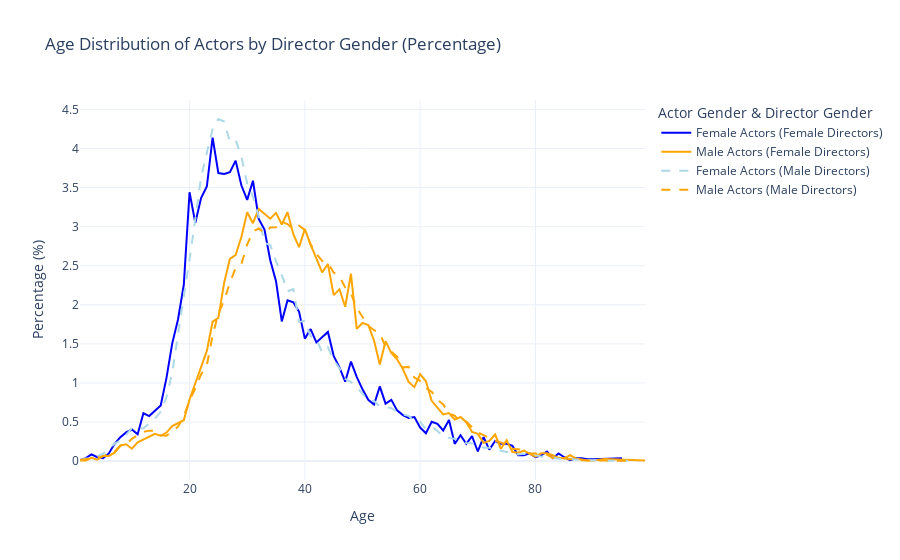

The code cell stored with this chart in its notebook:
### Code cell
import plotly.graph_objects as go

# Filter and clean data
char_female_directed_age = char_female_directed[
    (~char_female_directed['actor_age'].isnull()) & 
    (char_female_directed['actor_age'] < 100) & 
    (char_female_directed['actor_age'] > 0)
]

char_male_directed_age = char_male_directed[
    (~char_male_directed['actor_age'].isnull()) & 
    (char_male_directed['actor_age'] < 100) & 
    (char_male_directed['actor_age'] > 0)
]

# Prepare normalized percentage data for female directors
female_directed_female = char_female_directed_age[char_female_directed_age['actor_gender'] == 'F']['actor_age']
female_directed_male = char_female_directed_age[char_female_directed_age['actor_gender'] == 'M']['actor_age']

female_female_percentage = female_directed_female.value_counts(normalize=True).sort_index() * 100
female_male_percentage = female_directed_male.value_counts(normalize=True).sort_index() * 100

# Prepare normalized percentage data for male directors
male_directed_female = char_male_directed_age[char_male_directed_age['actor_gender'] == 'F']['actor_age']
male_directed_male = char_male_directed_age[char_male_directed_age['actor_gender'] == 'M']['actor_age']

male_female_percentage = male_directed_female.value_counts(normalize=True).sort_index() * 100
male_male_percentage = male_directed_male.value_counts(normalize=True).sort_index() * 100

# Create percentage plots
fig = go.Figure()

# Female directors
fig.add_trace(go.Scatter(
    x=female_female_percentage.index,
    y=female_female_percentage.values,
    mode='lines',
    name="Female Actors (Female Directors)",
    line=dict(color='blue')
))
fig.add_trace(go.Scatter(
    x=female_male_percentage.index,
    y=female_male_percentage.values,
    mode='lines',
    name="Male Actors (Female Directors)",
    line=dict(color='orange')
))

# Male directors
fig.add_trace(go.Scatter(
    x=male_female_percentage.index,
    y=male_female_percentage.values,
    mode='lines',
    name="Female Actors (Male Directors)",
    line=dict(color='lightblue', dash='dash')
))
fig.add_trace(go.Scatter(
    x=male_male_percentage.index,
    y=male_male_percentage.values,
    mode='lines',
    name="Male Actors (Male Directors)",
    line=dict(color='orange', dash='dash')
))

# Layout adjustments
fig.update_layout(
    title="Age Distribution of Actors by Director Gender (Percentage)",
    xaxis_title="Age",
    yaxis_title="Percentage (%)",
    legend_title="Actor Gender & Director Gender",
    template="plotly_white"
)

# Show the plot
fig.show()

### Figure 1 — Plotly figure (JSON) as saved in the notebook; plotly's stock layout.template omitted (floating-point values rounded to 4 significant figures)
{"data": [{"line": {"color": "blue"}, "mode": "lines", "name": "Female Actors (Female Directors)", "type": "scatter", "x": [1, 2, 3, 4, 5, 6, 7, 8, 9, 10, 11, 12, 13, 14, 15, 16, 17, 18, 19, 20, 21, 22, 23, 24, 25, 26, 27, 28, 29, 30, 31, 32, 33, 34, 35, 36, 37, 38, 39, 40, 41, 42, 43, 44, 45, 46, 47, 48, 49, 50, 51, 52, 53, 54, 55, 56, 57, 58, 59, 60, 61, 62, 63, 64, 65, 66, 67, 68, 69, 70, 71, 72, 73, 74, 75, 76, 77, 78, 79, 80, 81, 82, 83, 84, 85, 86, 87, 88, 89, 90, 95], "y": [0.01224, 0.03673, 0.08571, 0.04898, 0.03673, 0.09796, 0.2204, 0.3061, 0.3673, 0.4041, 0.3428, 0.6122, 0.5755, 0.649, 0.7102, 1.065, 1.506, 1.812, 2.253, 3.441, 3.049, 3.367, 3.514, 4.139, 3.686, 3.673, 3.698, 3.845, 3.526, 3.343, 3.588, 3.098, 2.963, 2.571, 2.302, 1.788, 2.057, 2.033, 1.91, 1.567, 1.69, 1.518, 1.592, 1.653, 1.347, 1.2, 1.016, 1.273, 1.078, 0.9183, 0.7836, 0.7224, 0.9551, 0.7347, 0.7836, 0.649, 0.5877, 0.551, 0.5632, 0.4286, 0.3551, 0.502, 0.4775, 0.3918, 0.5265, 0.2204, 0.3306, 0.2204, 0.3184, 0.1224, 0.3061, 0.1469, 0.2571, 0.2204, 0.2204, 0.1959, 0.07347, 0.07347, 0.09796, 0.04898, 0.07347, 0.1224, 0.03673, 0.09796, 0.04898, 0.01224, 0.03673, 0.03673, 0.02449, 0.02449, 0.03673]}, {"line": {"color": "orange"}, "mode": "lines", "name": "Male Actors (Female Directors)", "type": "scatter", "x": [1, 2, 3, 4, 5, 6, 7, 8, 9, 10, 11, 12, 13, 14, 15, 16, 17, 18, 19, 20, 21, 22, 23, 24, 25, 26, 27, 28, 29, 30, 31, 32, 33, 34, 35, 36, 37, 38, 39, 40, 41, 42, 43, 44, 45, 46, 47, 48, 49, 50, 51, 52, 53, 54, 55, 56, 57, 58, 59, 60, 61, 62, 63, 64, 65, 66, 67, 68, 69, 70, 71, 72, 73, 74, 75, 76, 77, 78, 79, 80, 81, 82, 83, 84, 85, 86, 87, 88, 89, 90, 92, 99], "y": [0.008295, 0.008295, 0.04148, 0.01659, 0.06636, 0.06636, 0.1078, 0.1991, 0.2157, 0.1576, 0.2406, 0.2737, 0.3152, 0.3484, 0.3235, 0.365, 0.4479, 0.4811, 0.5226, 0.7881, 0.9954, 1.178, 1.41, 1.783, 1.833, 2.281, 2.588, 2.638, 2.87, 3.185, 3.044, 3.227, 3.161, 3.102, 3.177, 3.028, 3.185, 2.903, 2.737, 2.97, 2.771, 2.58, 2.414, 2.522, 2.124, 2.198, 1.974, 2.397, 1.692, 1.767, 1.742, 1.543, 1.236, 1.535, 1.385, 1.302, 1.178, 1.012, 0.9457, 1.112, 1.02, 0.7715, 0.6802, 0.5973, 0.6139, 0.5309, 0.5641, 0.4977, 0.3733, 0.3484, 0.2323, 0.2572, 0.3401, 0.1576, 0.2655, 0.1161, 0.1078, 0.1327, 0.09125, 0.05807, 0.09954, 0.09954, 0.07466, 0.04148, 0.03318, 0.07466, 0.03318, 0.01659, 0.008295, 0.008295, 0.02489, 0.008295]}, {"line": {"color": "lightblue", "dash": "dash"}, "mode": "lines", "name": "Female Actors (Male Directors)", "type": "scatter", "x": [1, 2, 3, 4, 5, 6, 7, 8, 9, 10, 11, 12, 13, 14, 15, 16, 17, 18, 19, 20, 21, 22, 23, 24, 25, 26, 27, 28, 29, 30, 31, 32, 33, 34, 35, 36, 37, 38, 39, 40, 41, 42, 43, 44, 45, 46, 47, 48, 49, 50, 51, 52, 53, 54, 55, 56, 57, 58, 59, 60, 61, 62, 63, 64, 65, 66, 67, 68, 69, 70, 71, 72, 73, 74, 75, 76, 77, 78, 79, 80, 81, 82, 83, 84, 85, 86, 87, 88, 89, 90, 91, 92, 93, 95, 96], "y": [0.01235, 0.03242, 0.03087, 0.06021, 0.09417, 0.159, 0.2223, 0.2624, 0.335, 0.4214, 0.4122, 0.4199, 0.4832, 0.5434, 0.6298, 0.8197, 1.128, 1.65, 2.112, 2.575, 3.075, 3.632, 3.946, 4.245, 4.378, 4.346, 4.089, 4.109, 3.895, 3.554, 3.385, 3.129, 2.794, 2.765, 2.556, 2.38, 2.174, 2.2, 1.781, 1.795, 1.598, 1.564, 1.389, 1.456, 1.294, 1.187, 1.053, 1.011, 0.9448, 0.8645, 0.7765, 0.7688, 0.6993, 0.69, 0.6777, 0.6298, 0.5959, 0.5789, 0.5063, 0.5017, 0.406, 0.4322, 0.3875, 0.3103, 0.2949, 0.2871, 0.2717, 0.23, 0.2269, 0.2084, 0.1714, 0.1714, 0.1605, 0.1328, 0.1173, 0.122, 0.08491, 0.09417, 0.0741, 0.07564, 0.05712, 0.05866, 0.04014, 0.03087, 0.01698, 0.03242, 0.01698, 0.02316, 0.009262, 0.01081, 0.004631, 0.009262, 0.004631, 0.003087, 0.003087]}, {"line": {"color": "orange", "dash": "dash"}, "mode": "lines", "name": "Male Actors (Male Directors)", "type": "scatter", "x": [1, 2, 3, 4, 5, 6, 7, 8, 9, 10, 11, 12, 13, 14, 15, 16, 17, 18, 19, 20, 21, 22, 23, 24, 25, 26, 27, 28, 29, 30, 31, 32, 33, 34, 35, 36, 37, 38, 39, 40, 41, 42, 43, 44, 45, 46, 47, 48, 49, 50, 51, 52, 53, 54, 55, 56, 57, 58, 59, 60, 61, 62, 63, 64, 65, 66, 67, 68, 69, 70, 71, 72, 73, 74, 75, 76, 77, 78, 79, 80, 81, 82, 83, 84, 85, 86, 87, 88, 89, 90, 91, 92, 93, 94, 95, 96, 97], "y": [0.01471, 0.02245, 0.02477, 0.0418, 0.06348, 0.09212, 0.12, 0.1966, 0.2168, 0.2841, 0.329, 0.3747, 0.3894, 0.3871, 0.329, 0.3251, 0.3801, 0.4405, 0.5744, 0.7741, 0.9321, 1.109, 1.228, 1.606, 1.889, 2.053, 2.281, 2.474, 2.524, 2.773, 2.938, 2.977, 2.916, 2.989, 2.991, 3.062, 3.034, 2.965, 3.011, 2.959, 2.772, 2.653, 2.561, 2.535, 2.412, 2.363, 2.223, 2.147, 1.959, 1.85, 1.731, 1.674, 1.637, 1.462, 1.401, 1.338, 1.198, 1.205, 1.069, 1.025, 0.9352, 0.8879, 0.7858, 0.7246, 0.6093, 0.5806, 0.497, 0.5047, 0.4312, 0.3654, 0.3313, 0.2957, 0.2617, 0.2369, 0.2098, 0.1564, 0.1525, 0.1378, 0.09832, 0.09522, 0.07896, 0.08283, 0.04103, 0.04955, 0.03561, 0.02245, 0.02632, 0.01006, 0.007741, 0.00929, 0.008516, 0.006967, 0.006193, 0.005419, 0.002322, 0.001548, 0.0007741]}], "layout": {"legend": {"title": {"text": "Actor Gender & Director Gender"}}, "title": {"text": "Age Distribution of Actors by Director Gender (Percentage)"}, "xaxis": {"title": {"text": "Age"}}, "yaxis": {"title": {"text": "Percentage (%)"}}}}
